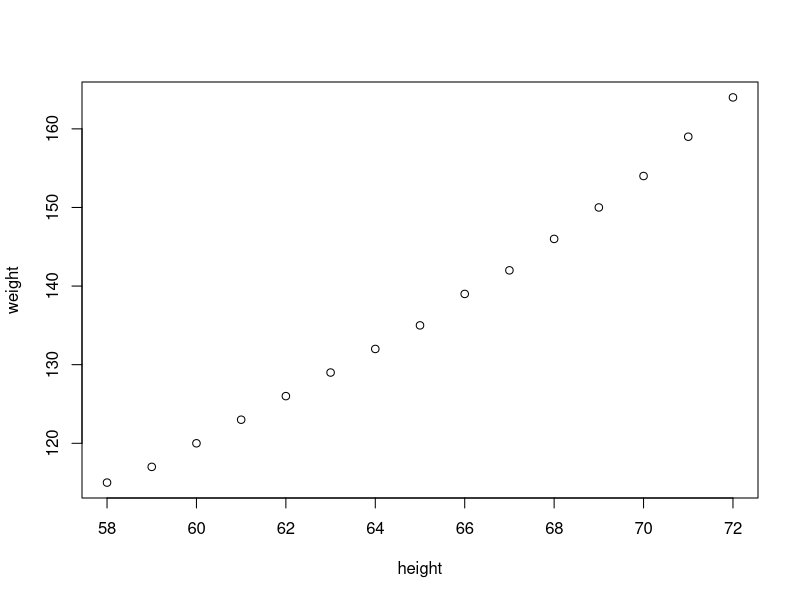
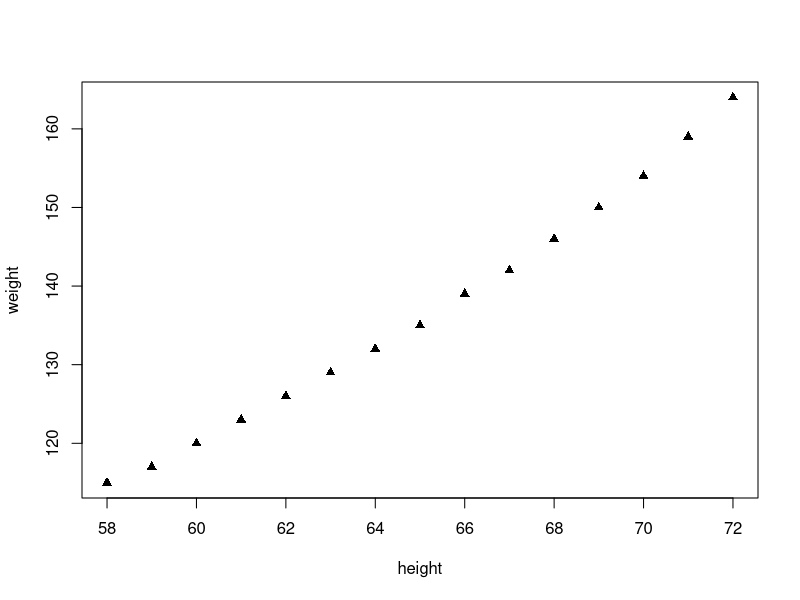
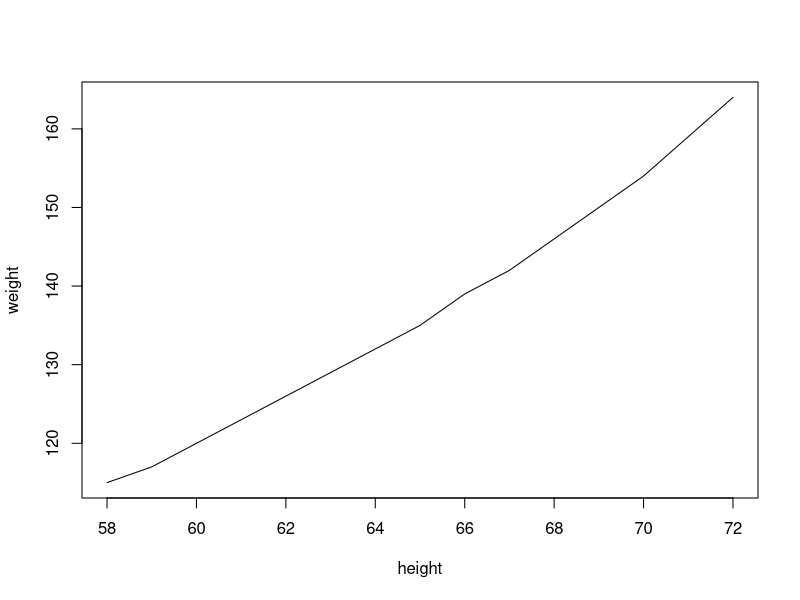
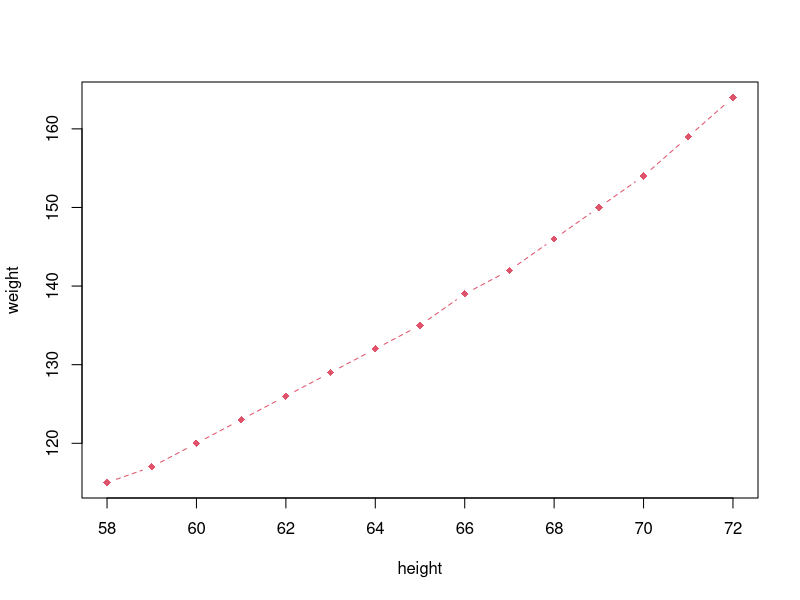
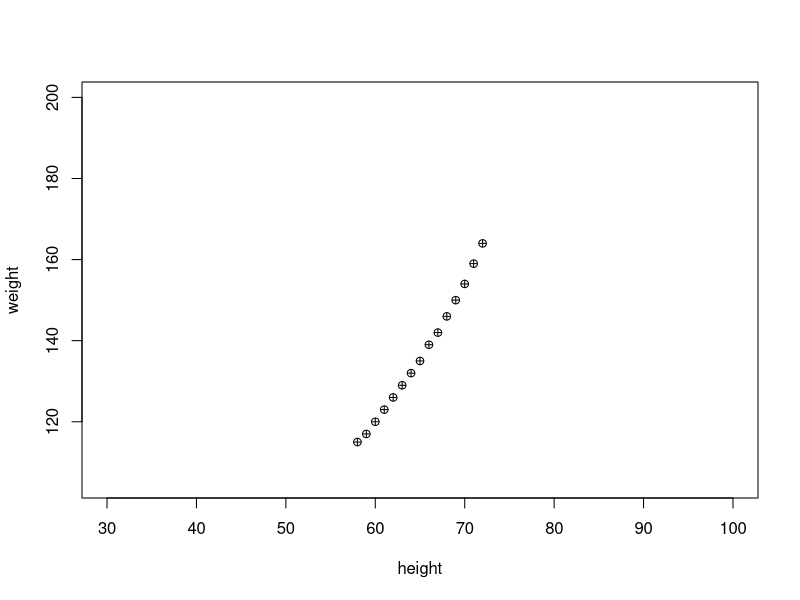
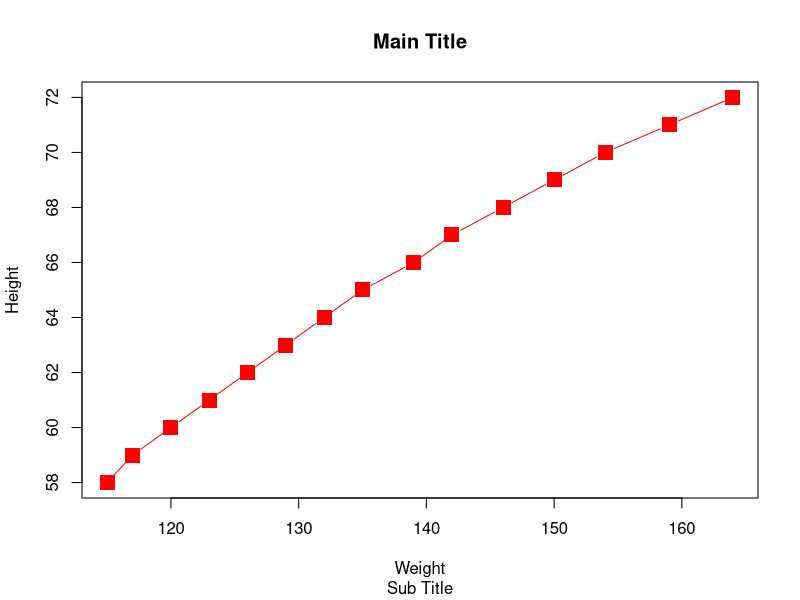
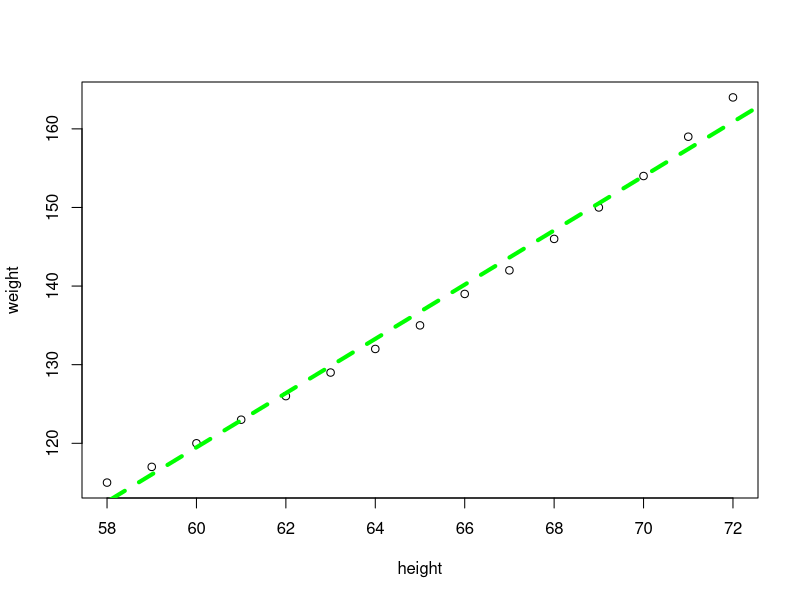
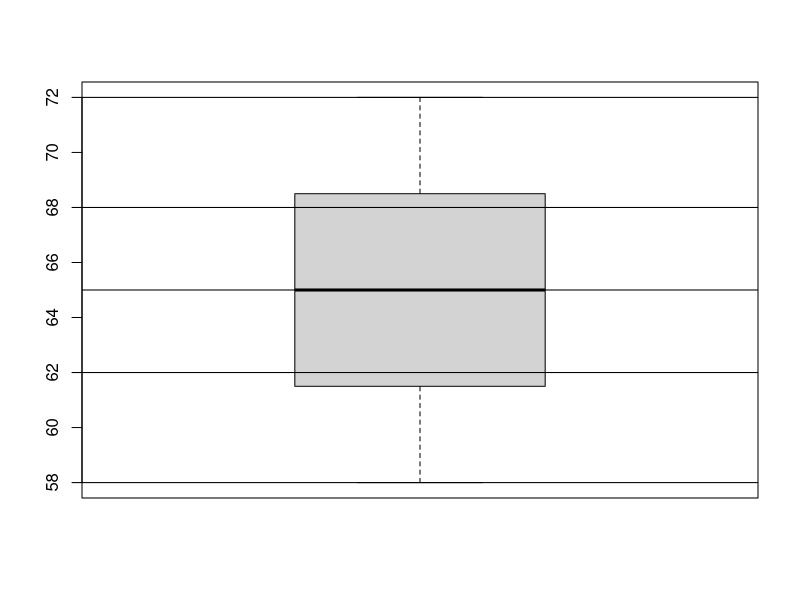

Generate these figures, in order, with R:
# Combined Plots

#plot, histogram, pie, boxplot, linechart, correlation plot


#plot
women
plot(women)
plot(women, type='p', pch=17)
plot(women, type='l')
plot(women, type='b', pch=18, lty=2, col=2)
plot(women, xlim=c(30,100), ylim=c(min(women$weight)-10, 200), pch=10)

#more features with plot
plot(x=women$weight, y=women$height, pch=15, xlab='Weight', ylab='Height', col='red', cex=2, type='b')
title(main='Main Title', sub='Sub Title')
#see cheat sheet on base graphs

plot(women)
abline(lm(women$weight ~ women$height), col='green', lty=2, lwd=4)


#boxplot
boxplot(women$height)
abline(h=c(58, 62,65,68,72))

#draw lines on plot for number summary
summary(women)
quantile(women$height)
boxplot(women$height, col='green')
abline(h=quantile(women$height))


#histogram
hist(women$height)
hist(women$height, breaks=10)
hist(women$height, breaks=5, col=1:5)

#histogram2
x = rnorm(100,50,100)
hist(x)

hist(x, freq=F, col=1:5)
lines(density(x))

#density plot : shape of data
plot(density(x), col='red')


#pie
x = c(10,20,40,50)
pie(x)
xlabels = c('A','B','C','D')
pie(x, labels=xlabels)

#barplot
barplot(x,col=1:4)
barplot(x,col=1:4, horiz = T)

#correlation plot
pairs(women)
cor(women$height,women$weight)

head(mtcars)
pairs(mtcars)
options(digits=4)
